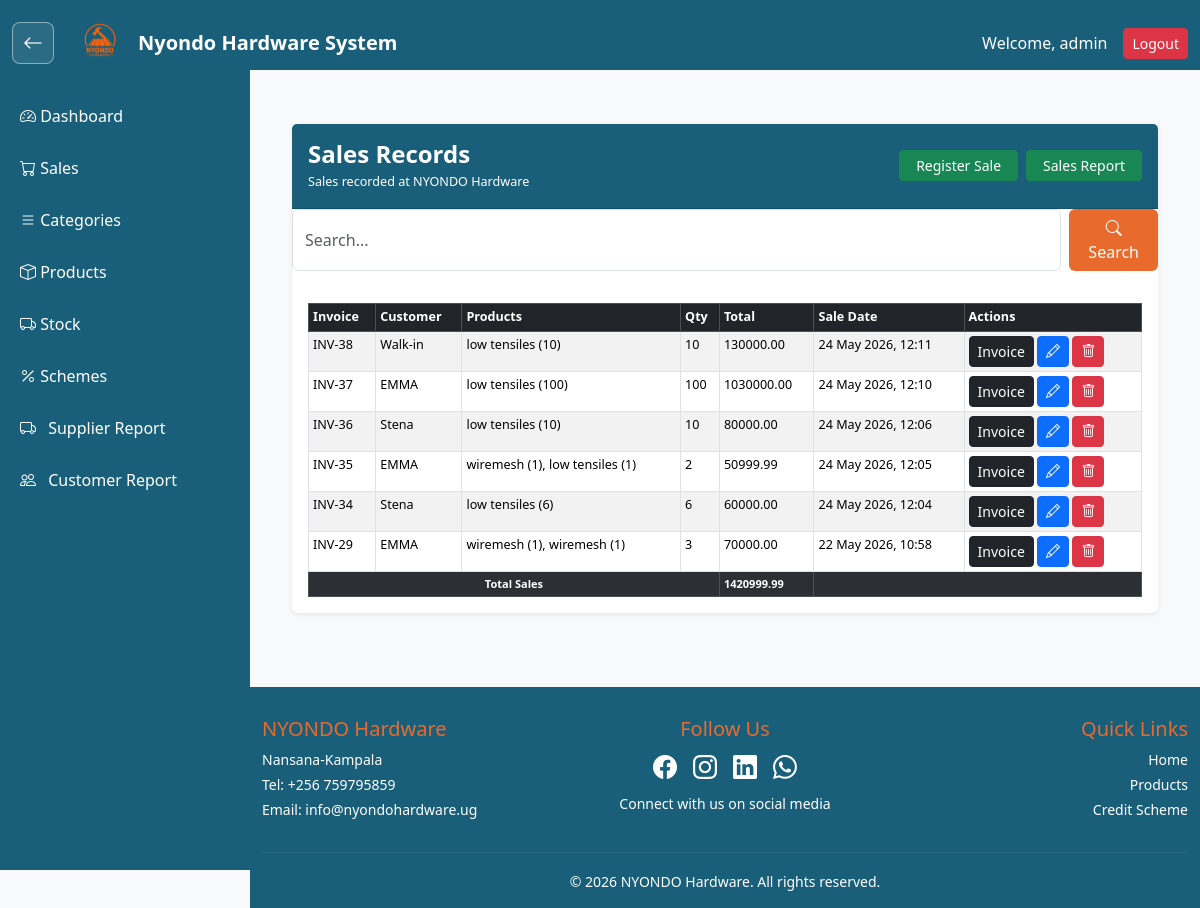
The page /saleapp/ (signed in) on the database as committed earlier.
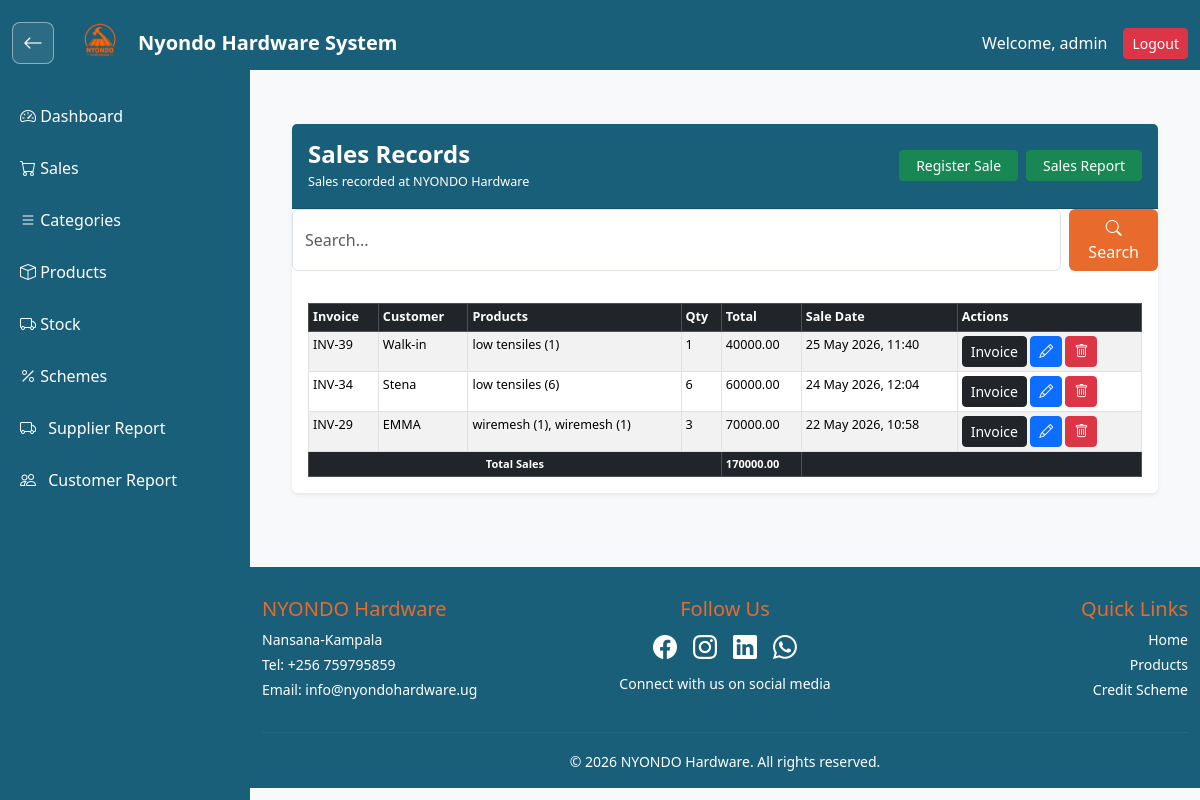
The same page on the database as committed later.
### saleapp/models.py (models this page shows, shortened)
class Sales(models.Model):
    product_name = models.ForeignKey(Product, on_delete=models.CASCADE, null=True, blank=True)
    customer_name = models.CharField(max_length=255, blank=True, null=True)
    quantity = models.PositiveIntegerField(default=0)
    distance = models.DecimalField(max_digits=10, decimal_places=2, default=0)
    transport = models.DecimalField(max_digits=10, decimal_places=2, default=0)
    transport_note = models.CharField(max_length=255, blank=True, null=True)
    total_amount = models.DecimalField(max_digits=10, decimal_places=2, default=0)
    sale_date = models.DateTimeField(auto_now_add=True)
    @property
    def item_summary(self):
        items = self.items.all()
        if items.exists():
            return ", ".join(f"{item.product.product_name} ({item.quantity})" for item in items)
        if self.product_name:
            return self.product_name.product_name
        return "No products"

class SaleItem(models.Model):
    sale = models.ForeignKey(Sales, on_delete=models.CASCADE, related_name='items')
    product = models.ForeignKey(Product, on_delete=models.CASCADE)
    quantity = models.PositiveIntegerField()
    unit_price = models.DecimalField(max_digits=10, decimal_places=2)
    line_total = models.DecimalField(max_digits=10, decimal_places=2)
    distance = models.DecimalField(max_digits=10, decimal_places=2, default=0)

class Product(models.Model):
    category_name = models.ForeignKey(Category, on_delete=models.CASCADE)
    product_name = models.CharField(max_length=100)
    cost_price = models.DecimalField(max_digits=10, decimal_places=2, default=0)
    unit_price = models.DecimalField(max_digits=10, decimal_places=2, default=0)
    description = models.TextField()

### saleapp/views.py (the view, shortened to what this page needs)
# urls.py: 2. Add a URL to urlpatterns:  path('', views.home, name='home')
@login_required
def home(request):
    search_query = request.GET.get('search', '').strip()
    all_sales = Sales.objects.all().order_by("-sale_date")
    total_money = all_sales.aggregate(Sum('total_amount'))['total_amount__sum'] or 0
    return render(request, "home.html", {
        'sales': all_sales,
        'total_sales_value': total_money,
        'search_query': search_query
    })

### saleapp/templates/home.html
{% extends 'base.html' %}
{% load humanize %}
{% block content %}
<div class="container py-4">
    <div class="row justify-content-center">
        <div class="col-12">
            <div class="card shadow-sm border-0" style="font-size: 0.9rem;">
                <div class="card-header text-white py-3" style="background-color: #1a5f7a;">
                    <div class="d-flex flex-column flex-sm-row align-items-sm-center justify-content-between gap-2">
                        <div>
                            <h4 class="mb-1 fw-semibold">Sales Records</h4>
                            <p class="mb-0 small text-white-75">Sales recorded at NYONDO Hardware</p>
                        </div>
                        <div class="d-flex gap-2">
                            <a href="{% url 'create_sale' %}" class="btn btn-success btn-sm px-3">Register Sale</a>
                            <a href="{% url 'sales_report' %}" class="btn btn-success btn-sm px-3">Sales Report</a>
                        </div>
                    </div>
                </div>
                  <form method="GET" action="" class="d-flex mb-3">
    <input type="text" name="search" class="form-control me-2"
           placeholder="Search..." value="{{ search_query }}">
    <button type="submit" class="btn" style="background-color: #e86a2c; color: white;">
        <i class="bi bi-search"></i> Search
    </button>
</form>
                <div class="card-body p-3">
                    <div class="table-responsive">
                        <table class="table table-bordered table-striped table-sm mb-0 shadow-sm">
                            <thead class="table-dark small">
                                <tr>
                                    <th>Invoice</th>
                                    <th>Customer</th>
                                    <th>Products</th>
                                    <th>Qty</th>
                                    <th>Total</th>
                                    <th>Sale Date</th>
                                    <th>Actions</th>
                                </tr>
                            </thead>
                            <tbody class="small">
                                {% for sale in sales %}
                                <tr>
                                    <td>INV-{{ sale.id }}</td>
                                    <td>{{ sale.customer_name|default:"Walk-in" }}</td>
                                    <td>{{ sale.item_summary }}</td>
                                    <td>{{ sale.quantity }}</td>
                                    <td>{{ sale.total_amount|floatformat:2 }}</td>
                                    <td>{{ sale.sale_date|date:"j F Y, H:i" }}</td>
                                    <td>
                                        <a href="{% url 'invoice' sale.id %}" class="btn btn-dark btn-sm">Invoice</a>
                                        <a href="{% url 'edit_sale' sale.id %}" class="btn btn-primary btn-sm"><i class="bi bi-pencil"></i></a>
                                        <a href="{% url 'delete_sale' sale.id %}" class="btn btn-danger btn-sm"><i class="bi bi-trash"></i></a>
                                    </td>
                                </tr>
                                {% empty %}
                                <tr>
                                    <td colspan="7" class="text-center small">No sales recorded yet.</td>
                                </tr>
                                {% endfor %}
                                <tr class="table-dark small">
                                    <td colspan="4" class="text-center align-middle"><strong>Total Sales</strong></td>
                                    <td><strong>{{ total_sales_value|floatformat:2 }}</strong></td>
                                    <td colspan="2"></td>
                                </tr>
                            </tbody>
                        </table>
                    </div>
                </div>
            </div>
        </div>
    </div>
</div>
{% endblock %}

### templates/base.html (shortened to what this page needs)
{% load static %}
<!DOCTYPE html>
<html lang="en">
<head>
    <link href="https://cdn.jsdelivr.net/npm/bootstrap@5.3.3/dist/css/bootstrap.min.css" rel="stylesheet">
    <link rel="stylesheet" href="https://cdn.jsdelivr.net/npm/bootstrap-icons@1.11.3/font/bootstrap-icons.min.css">
</head>
<body class="bg">
    {% include 'nav.html' %}
    <main class="main-content">
        {% block content %}
        {% endblock %}
    </main>
     <footer style="background-color: #1a5f7a; color: white; padding: 30px 0 15px 0; margin-top: 20px;">
    <div class="container">
        <div class="row">
            <div class="col-md-4 text-center text-md-start mb-3 mb-md-0">
                <h5 style="color: #e86a2c;">NYONDO Hardware</h5>
                <p class="small mb-1">Nansana-Kampala</p>
                <p class="small mb-1">Tel: +256 759795859</p>
                <p class="small">Email: info@nyondohardware.ug</p>
            </div>
            <div class="col-md-4 text-center mb-3 mb-md-0">
                <h5 style="color: #e86a2c;">Follow Us</h5>
                <div class="d-flex justify-content-center gap-3">
                    <a href="https://facebook.com/nyondohardware" target="_blank" class="text-white" style="font-size: 24px;">
                        <i class="bi bi-facebook"></i>
                    </a>
                    <a href="https://instagram.com/nyondohardware" target="_blank" class="text-white" style="font-size: 24px;">
                        <i class="bi bi-instagram"></i>
                    </a>
                    <a href="https://linkedin.com/company/nyondohardware" target="_blank" class="text-white" style="font-size: 24px;">
                        <i class="bi bi-linkedin"></i>
                    </a>
                    <a href="https://wa.me/256700123456" target="_blank" class="text-white" style="font-size: 24px;">
                        <i class="bi bi-whatsapp"></i>
                    </a>
                </div>
                <p class="small mt-2">Connect with us on social media</p>
            </div>
            <div class="col-md-4 text-center text-md-end">
                <h5 style="color: #e86a2c;">Quick Links</h5>
                <p class="small mb-1"><a href="/" style="color: white; text-decoration: none;">Home</a></p>
                <p class="small mb-1"><a href="/saleapp/products/" style="color: white; text-decoration: none;">Products</a></p>
                <p class="small"><a href="/schemeapp/" style="color: white; text-decoration: none;">Credit Scheme</a></p>
            </div>
        </div>
        <hr class="my-3" style="border-color: rgba(255,255,255,0.2);">
        <div class="text-center">
            <small>&copy; 2026 NYONDO Hardware. All rights reserved.</small>
        </div>
    </div>
</footer>
</body>
</html>
</body>
</html>

### templates/nav.html (shortened to what this page needs)
{% load static %}
<nav class="navbar navbar-dark top-navbar fixed-top">
    <div class="container-fluid d-flex justify-content-between align-items-center">
        <div class="d-flex align-items-center">
            <button
                type="button"
                class="back-arrow-btn me-3"
                onclick="goBackToPreviousPage()"
                aria-label="Go back"
                title="Go back">
                <i class="bi bi-arrow-left"></i>
            </button>
            <a href="{% url 'home' %}"
               class="navbar-brand fw-bold d-flex align-items-center">
                <img src="{% static 'stenalogo.png' %}"
                     alt="logo"
                     width="60"
                     height="60"
                     class="rounded-circle me-2">
                Nyondo Hardware System
            </a>
        </div>
        <div class="d-flex align-items-center">
            {% if user.is_authenticated %}
                <span class="text-white me-3">
                    Welcome, {{ user.username }}
                </span>
                <form action="{% url 'logout' %}" method="POST" class="m-0">
                    <button type="submit" class="btn btn-danger btn-sm">
                        Logout
                    </button>
                </form>
            {% endif %}
        </div>
    </div>
</nav>
<div class="sidebar">
    <a href="{% url 'dashboard' %}">
        <i class="bi bi-speedometer2"></i> Dashboard
    </a>
    <a href="{% url 'home' %}">
        <i class="bi bi-cart"></i> Sales
    </a>
    <a href="{% url 'category_list' %}">
        <i class="bi bi-list"></i> Categories
    </a>
    <a href="{% url 'product_list' %}">
        <i class="bi bi-box"></i> Products
    </a>
    <a href="{% url 'stock_receipt_list' %}">
        <i class="bi bi-truck"></i> Stock
    </a>
    <a href="{% url 'scheme_customer_list' %}">
        <i class="bi bi-percent"></i> Schemes
    </a>
    <a href="{% url 'supplier_report' %}">
        <i class="bi bi-truck me-2"></i> Supplier Report
    </a>
    <a href="{% url 'customer_report' %}">
        <i class="bi bi-people me-2"></i> Customer Report
    </a>
</div>

### templates/nav.html (style rules this page uses)
body { background-color: #f8f9fa; }
.top-navbar { height: 70px; z-index: 1000; background-color: #1a5f7a; }
.back-arrow-btn { width: 42px; height: 42px; display: inline-flex; align-items: center; justify-content: center; border: 1px solid rgba(255, 255, 255, 0.45); border-radius: 8px; color: white; background-color: rgba(255, 255, 255, 0.08); font-size: 1.25rem; text-decoration: none; transition: background-color 0.2s ease, border-color 0.2s ease; }
.sidebar { width: 250px; height: 100vh; position: fixed; top: 70px; left: 0; background-color: #1a5f7a; padding-top: 20px; }
.sidebar a { display: block; padding: 14px 20px; color: white; text-decoration: none; transition: 0.3s; }
.main-content { margin-left: 250px; margin-top: 70px; padding: 30px; }
footer { margin-left: 250px; }

Rows that differ between the two databases and show on the page:
removed Sales: id "38", customer_name "Walk-in", item_summary "low tensiles (10)", quantity "10", total_amount "130000.00", sale_date "24 May 2026, 12:11"
removed Sales: id "37", customer_name "EMMA", item_summary "low tensiles (100)", quantity "100", total_amount "1030000.00", sale_date "24 May 2026, 12:10"
removed Sales: id "36", customer_name "Stena", item_summary "low tensiles (10)", quantity "10", total_amount "80000.00", sale_date "24 May 2026, 12:06"
removed Sales: id "35", customer_name "EMMA", item_summary "wiremesh (1), low tensiles (1)", quantity "2", total_amount "50999.99", sale_date "24 May 2026, 12:05"
added Sales: id "39", customer_name "Walk-in", item_summary "low tensiles (1)", quantity "1", total_amount "40000.00", sale_date "25 May 2026, 11:40"
Other text that changed with them:
{{ total_sales_value|floatformat:2 }}: "1420999.99" → "170000.00"
